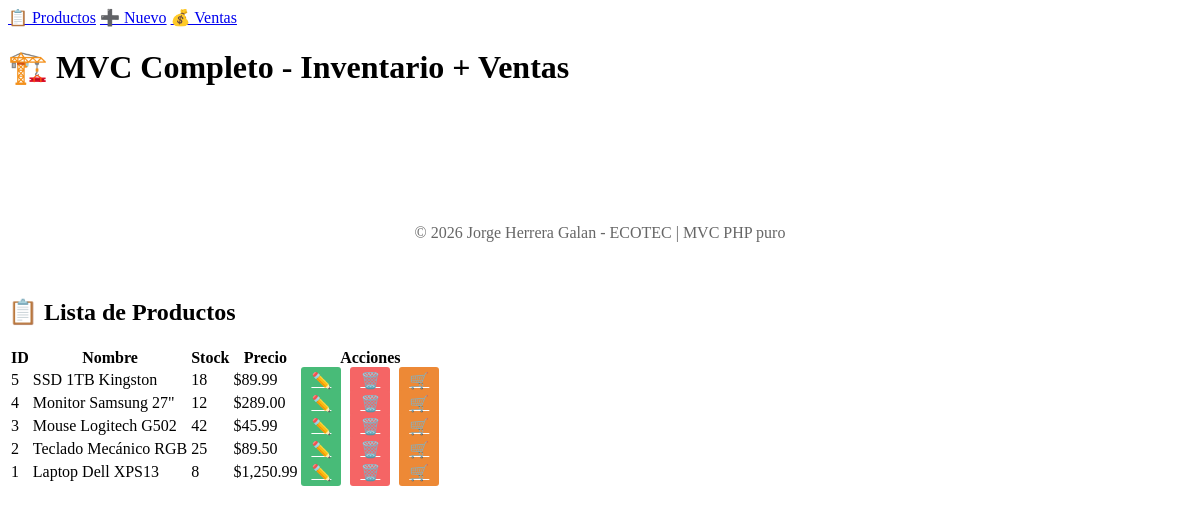
The page / on the database its author committed.
### tables this page shows
CREATE TABLE `productos` (
    `id` INT NOT NULL AUTO_INCREMENT,
    `nombre` VARCHAR(100) NOT NULL,
    `stock` INT NOT NULL DEFAULT 0,
    `precio` DECIMAL(10,2) NOT NULL,
    `created_at` TIMESTAMP DEFAULT CURRENT_TIMESTAMP,
    `updated_at` TIMESTAMP DEFAULT CURRENT_TIMESTAMP ON UPDATE CURRENT_TIMESTAMP,
    PRIMARY KEY (`id`),
    CHECK (`stock` >= 0),
    CHECK (`precio` > 0)
);

### controllers/ProductoController.php (called while the page is built, shortened)
<?php
require_once 'models/Producto.php';
require_once 'views/layouts/header.php';
class ProductoController {
    private $model;
    public function __construct($pdo) {
        $this->model = new Producto($pdo);
    }
    public function index() {
        $productos = $this->model->all();
        include 'views/productos/index.php';
    }
}
?>
<?php require_once 'views/layouts/footer.php'; ?>

### models/Producto.php (called while the page is built, shortened)
<?php
class Producto {
    private $pdo;
    public function __construct($pdo) {
        $this->pdo = $pdo;
    }
    public function all() {
        $stmt = $this->pdo->query("SELECT * FROM productos ORDER BY id DESC");
        return $stmt->fetchAll();
    }
}
?>

### views/productos/index.php (the view, shortened to what this page needs)
<h2>📋 Lista de Productos</h2>
<table>
    <thead><tr><th>ID</th><th>Nombre</th><th>Stock</th><th>Precio</th><th>Acciones</th></tr></thead>
    <tbody>
    <?php foreach ($productos as $p): ?>
        <tr>
            <td><?= $p->id ?></td>
            <td><?= htmlspecialchars($p->nombre) ?></td>
            <td class="<?= $p->stock <= 5 ? 'low-stock' : '' ?>"><?= $p->stock ?></td>
            <td>$<?= number_format($p->precio, 2) ?></td>
            <td>
                <a href="?c=productos&a=edit&id=<?= $p->id ?>" class="btn-edit">✏️</a>
                <a href="?c=productos&a=delete&id=<?= $p->id ?>" onclick="return confirm('¿Eliminar?')" class="btn-delete">🗑️</a>
                <a href="?c=ventas&a=index&id=<?= $p->id ?>" class="btn-sell">🛒</a>
            </td>
        </tr>
    <?php endforeach; ?>
    </tbody>
</table>

### views/layouts/header.php (shortened to what this page needs)
<!DOCTYPE html>
<html lang="es">
<head>
    <link rel="stylesheet" href="../assets/css/style.css">
</head>
<body>
<header>
    <nav class="menu">
        <a href="?c=productos&a=index">📋 Productos</a>
        <a href="?c=productos&a=create">➕ Nuevo</a>
        <a href="?c=ventas&a=index">💰 Ventas</a>
    </nav>
    <h1>🏗️ MVC Completo - Inventario + Ventas</h1>
</header>
<main class="container">

### views/layouts/footer.php (shortened to what this page needs)
</main>
<footer>
    <p>&copy; 2026 Jorge Herrera Galan - ECOTEC | MVC PHP puro</p>
</footer>
</body>
</html>

### index.php (shortened to what this page needs)
<?php
require_once 'config/database.php';
require_once 'controllers/ProductoController.php';
require_once 'controllers/VentaController.php';
$controller = $_GET['c'] ?? 'productos';
$action = $_GET['a'] ?? 'index';
try {
    switch ($controller) {
        case 'productos':
            $ctrl = new ProductoController($pdo);
            $ctrl->{$action}();
            break;
    }
} catch (Exception $e) {
    die("Error: " . $e->getMessage());
}
?>

### assets/css/style.css (style rules this page uses)
.btn-edit { background: #48bb78; color: white; padding: 5px 10px; border-radius: 3px; margin-right: 5px; }
.btn-delete { background: #f56565; color: white; padding: 5px 10px; border-radius: 3px; margin-right: 5px; }
.btn-sell { background: #ed8936; color: white; padding: 5px 10px; border-radius: 3px; }
.container { max-width: 1200px; margin: 0 auto; padding: 20px; }
footer { text-align: center; padding: 20px; color: #666; background: white; margin-top: 40px; border-radius: 10px 10px 0 0; }

### rows shown on the page
productos: id "5", nombre "SSD 1TB Kingston", stock "18", precio "89.99"
productos: id "4", nombre "Monitor Samsung 27\"", stock "12", precio "289.00"
productos: id "3", nombre "Mouse Logitech G502", stock "42", precio "45.99"
productos: id "2", nombre "Teclado Mecánico RGB", stock "25", precio "89.50"
productos: id "1", nombre "Laptop Dell XPS13", stock "8", precio "1,250.99"
